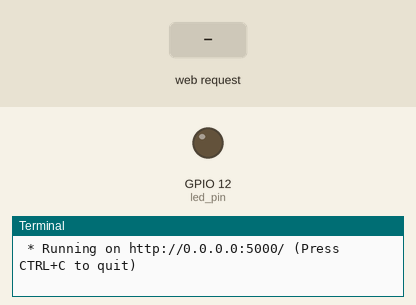
Recording of a program running on a simulated Raspberry Pi (BCM pin numbers). On the bench: output pins drawn as LEDs (lit = HIGH), the last lines printed to the terminal. The inputs (shaded band) are chosen by the test bench. The clock reads 2024-03-15 10:24:30 at power-on unless the program sets it.

Above: at 1.2 s.
1.3 s: HTTP request for /led/on received
At 2.1 s:
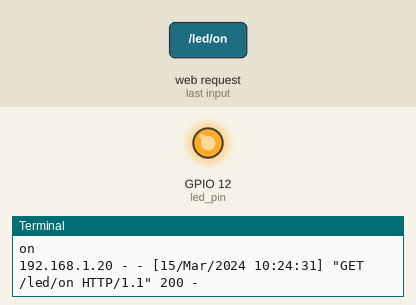
4.3 s: HTTP request for /led/off received
At 5.5 s:
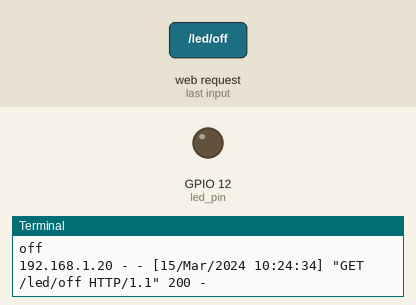
Timing chart, 0 to 7.3 s (numbered marks = the images above; inputs shaded):
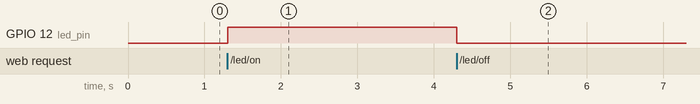

The program:

flask_led.py
```python
from typing import final
from flask import Flask
import RPi.GPIO as GPIO

led_pin = 12
GPIO.setmode(GPIO.BCM)
GPIO.setup(led_pin, GPIO.OUT)

#Flask 객체 생성
#__name__은 파일명
app = Flask(__name__)

#라우팅을 위한 뷰 함수
@app.route("/")
def hello_world():
    return """
        <p>Hello, Flask!</p>
        <a href="/led/on">LED ON</a>
        <a href="/led/off">LED OFF</a>
    """

@app.route("/led/<op>")
def led_op(op):
    print(op)
    if op == "on":
        GPIO.output(led_pin, 1)
        return """
        <p>LED ON</p>
        <a href="/">Go Home</a>
        """
    elif op == "off":
        GPIO.output(led_pin, 0)
        return """
        <p>LED OFF</p>
        <a href="/">Go Home</a>
        """


# 터미널에서 직접 실행시킨 경우
if __name__ =="__main__":
    try:
        app.run(host="0.0.0.0")
    finally:
        GPIO.cleanup()
```

Measured:
- after the input at 1.3 s, GPIO 12 (led_pin): LOW → HIGH at once
- after the input at 4.3 s, GPIO 12 (led_pin): HIGH → LOW at once
